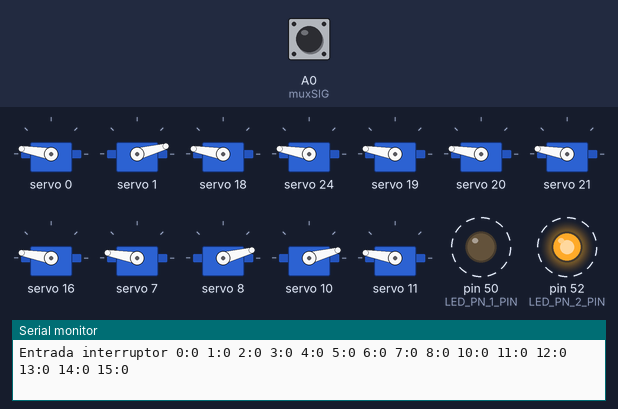
Bench run of a sketch on a simulated Arduino Mega 2560, built with avr-gcc and run on an emulated ATmega2560. Shown: 12 × servo, output pins drawn as LEDs (lit = HIGH), the last lines printed to the serial monitor. Dashed ring = blinking. The inputs (shaded band) are chosen by the test bench; at power-on: A0 (muxSIG) LOW. Pins used as bus, display or sensor lines are not drawn.

Above: at 11.2 s.
11.3 s: A0 (muxSIG) driven HIGH
At 11.98 s:
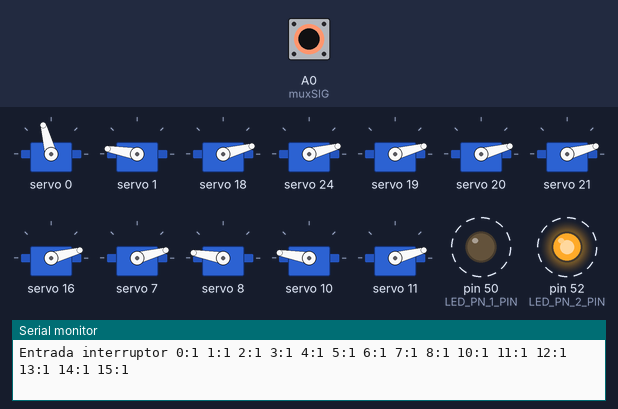
14.3 s: A0 (muxSIG) driven LOW
At 16.8 s:
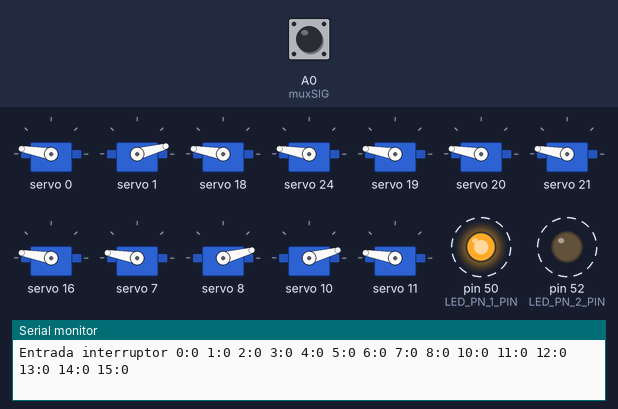
17.3 s: A0 (muxSIG) driven HIGH
At 18.05 s:
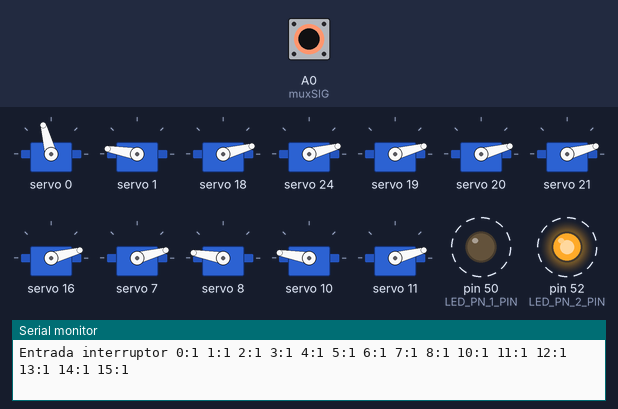
20.3 s: A0 (muxSIG) pulsed LOW 2 times (0.12 s each, 0.3 s apart)
At 20.7 s:
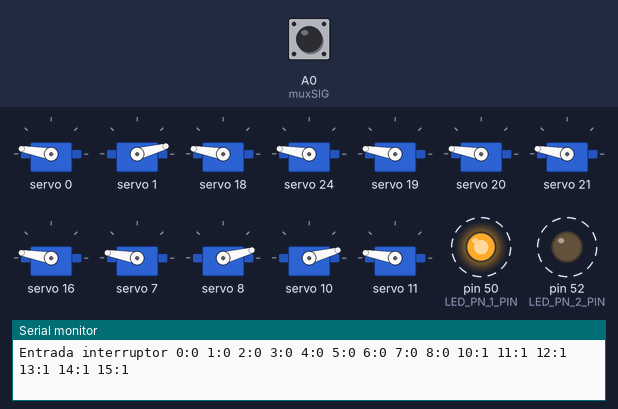
23.3 s: A0 (muxSIG) pulsed LOW 5 times (0.12 s each, 0.3 s apart)
At 23.75 s:
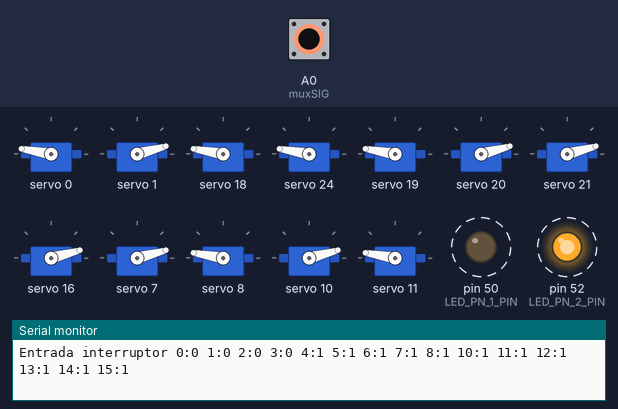
Timing chart, 0 to 27.3 s (numbered marks = the images above; inputs shaded):
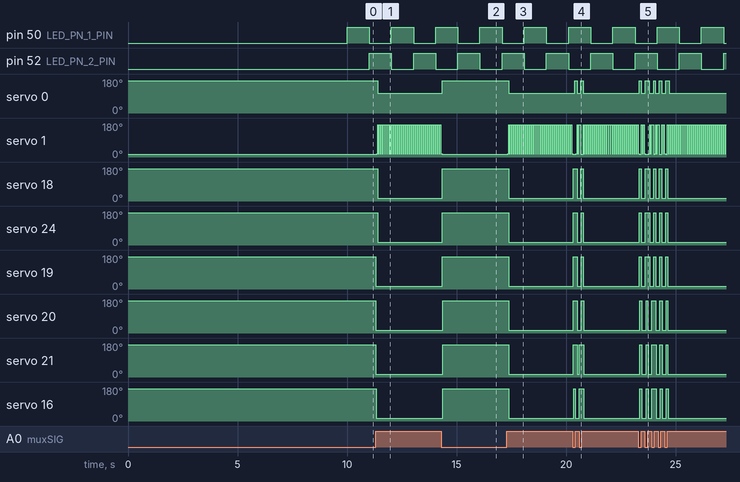

The sketch:

desvios_dos_tarjetas_mas_PN_1_5.ino
```cpp
// esto es un comentario para enseñar a mi padre como se usa git
//de version cuatro ala cinco se implementa multifuncion virtual para evitar comando delay en intermitentes Paso a nivel

#include <Wire.h>                           //inserta libreria del Bus I2C para manejar dos tarjetas de servos//
#include <Adafruit_PWMServoDriver.h>        //Inserta libreria tarjeta control servos//

Adafruit_PWMServoDriver servos0 = Adafruit_PWMServoDriver(0x40);//establece direccion en bus I2C de tarjeta servos0
Adafruit_PWMServoDriver servos1 = Adafruit_PWMServoDriver(0x41);//establece direccion en bus I2C de tarjeta servos1
unsigned int pos0 = 172;                    //Ancho de pulso en cuentas para pocicion 0°de los servos
unsigned int pos180 = 565;                  //Ancho de pulso en cuentas para la pocicion 180°de los servos
unsigned int pos110 = 400;                  //Ancho de pulso en cuentas para la pocicion 110°de los servos

#define LED_PN_1_PIN 50                      //cambio nombre pin 50 a LED_PN_1 para señales paso a nivel
#define LED_PN_2_PIN 52 //cambio nombre pin 52 a LED_PN_2 para señales paso a nivel
unsigned long previousTimeLEDPN1 = millis(); //unidades tiempo encendido LED PN 1 En milisegundos
long timeIntervalLEDPN1 = 1000;
int ledStatel = LOW;

                                      //implemento valores iniciales para tarjeta Mux Multiplexora de interruptores
int nivel = 0;
int muxValue = 0;
const int muxSIG = A0;//pin que devuelve el estado del interruptor
const int muxS0 = 23;//pines que dicen a que dierccion preguntar. es la direccion del interruptor en binario
const int muxS1 = 25;
const int muxS2 = 27;
const int muxS3 = 29;


void setup() {

                                       //Defino el puerto serie
  Serial.begin(9600);
  Serial.print(" desvios_dos_tarjetas_mas_PN_1.5       22_11_2023");
                                       //Ecribo en puerto serie nombre programa y version y fecha
  delay(10000);                        //Muestra el Texto duranta 10 segundos en el monitor
                                       // Para paso a nivel defino los pines 50 y 52 ya renombrados como salida
  pinMode(LED_PN_1_PIN, OUTPUT);       //Defino salidas led para intermitente paso a nivel
  pinMode(LED_PN_2_PIN, OUTPUT);
                                       //Termino definiciones paso a nivel


                                       //Empiezo asisgnacion de pines a tarjeta multiplexora interruptores
  pinMode(muxS0, OUTPUT);              //estos cuatro son los punteros de entrada en tarjeta Mux
  pinMode(muxS1, OUTPUT);              // los defino como salida expresa  que entrada vamos a leer en binario
  pinMode(muxS2, OUTPUT);
  pinMode(muxS3, OUTPUT);
  pinMode(muxSIG, INPUT);              //este informa cual es el valor del interruptor que señala el puntero lo defino como entrada

  servos0.begin();
  servos0.setPWMFreq(60);              //Frecuecia PWM de 60Hz o T=16,66ms para tarjeta servos 0

  servos1.begin();
  servos1.setPWMFreq(60);              //Frecuecia PWM de 60Hz o T=16,66ms para tarjeta servos 1
}
void setServo(uint8_t n_servo, int angulo)
{
  int duty;
  duty = map(angulo,0,180,pos0,pos180);//configuracion en grados de los servos
  servos0.setPWM(n_servo, 0, duty);
  servos1.setPWM(n_servo, 0, duty);
}
                                      //todo lo escrito anteriormente se ejecuta una sola vez en el arranque


void loop() {                         //Desde este punto se ejecuta en bucle constante

unsigned long currentTime = millis();  //Se define la unidad de tiempo para el paso a nivel
  if(currentTime - previousTimeLEDPN1 > timeIntervalLEDPN1) {
    previousTimeLEDPN1 = currentTime;
  if (ledStatel == HIGH){
    ledStatel = LOW;
  }
                                       //Si el tiempo Actual - el tiempo anterior es mayor que el tiempo definido en timeIntervalLEDPN1 y el led esta en estado alto

    else {ledStatel = HIGH;            //El led pasa a estado apagado en caso contrario esta encendido
    }
    digitalWrite(LED_PN_1_PIN, ledStatel);
                                       //Aqui se define que si el segundo led tiene estado contrario al primero
     if (ledStatel == HIGH){
    digitalWrite(LED_PN_2_PIN, LOW);
    }
     if (ledStatel == LOW){
    digitalWrite(LED_PN_2_PIN, HIGH);
    }
  }

                                       //Termina intermitente paso a nivel //


  //preparando monitor serie
  Serial.print("Entrada interruptor 0:");

  //Empieza movimientos servos

  digitalWrite(muxS0 , LOW);
  digitalWrite(muxS1 , LOW);
  digitalWrite(muxS2 , LOW);
  digitalWrite(muxS3 , LOW);           //puntero Vete a entrada Multiplexora 0  //

  nivel = digitalRead(muxSIG);         //leer valor en entrada A0 que es la salida SIG del multiplexor //

Serial.print(nivel);

  if (nivel == HIGH) {
  servos0.setPWM(0, 0 ,pos110);        //si la variable nivel esta en valor HIGH el servo va a la posicion 180 grados//
  }
  else {
  servos0.setPWM(0, 0 ,pos180);        //si la variable nivel esta en valor, no HIGH,bajo, el servo va a la posicion 0 grados//
  }
  delay(5);

  //Para consultar funcion servos0.setPWM ver https://learn.adafruit.com/16-channel-pwm-servo-driver?view=all
  // Hasta este punto se repite otras 15 vezez cambiando el numero de entrada y de salida a servo//
  digitalWrite(muxS0 , HIGH);
  digitalWrite(muxS1 , LOW);
  digitalWrite(muxS2 , LOW);
  digitalWrite(muxS3 , LOW);           //puntero Vete a entrada Multiplexora 1  //


  nivel = digitalRead(muxSIG);         //leer valor en entrada A0 que es la salida SIG del multiplexor //
Serial.print(" 1:");
Serial.print(nivel);

  if (nivel == HIGH) {
    servos0.setPWM(1, 0 ,pos180);      //si la variable nivel esta en valor HIGH el servo va a la posicion 180 grados//
  }
  else {
    servos0.setPWM(1, 0 ,pos0);        //si la variable nivel esta en valor, no HIGH,bajo, el servo va a la posicion 0 grados//
  }
  delay(5);
  digitalWrite(muxS0 , LOW);
  digitalWrite(muxS1 , HIGH);
  digitalWrite(muxS2 , LOW);
  digitalWrite(muxS3 , LOW);           //puntero Vete a entrada Multiplexora 2  //

  nivel = digitalRead(muxSIG);         //leer valor en entrada A0 que es la salida SIG del multiplexor //
Serial.print(" 2:");
Serial.print(nivel);
  if (nivel == HIGH) {
    servos1.setPWM(2 ,0 ,pos0);        //si la variable nivel esta en valor HIGH el servo 2A va a la posicion 0 grados//
    servos1.setPWM(8 ,0 ,pos0);        //si la variable nivel esta en valor HIGH el servo 2B va a la posicion 0 grados//
  }
  else {
    servos1.setPWM(2 ,0 ,pos180);      //si la variable nivel esta en valor, no HIGH,bajo, el servo 2A va a la posicion 180 grados//
    servos1.setPWM(8 ,0 ,pos180);      //si la variable nivel esta en valor, no HIGH,bajo, el servo 2B va a la posicion 180 grados//
  }
  delay(5);
  digitalWrite(muxS0 , HIGH);
  digitalWrite(muxS1 , HIGH);
  digitalWrite(muxS2 , LOW);
  digitalWrite(muxS3 , LOW);           //puntero Vete a entrada Multiplexora 3  //

  nivel = digitalRead(muxSIG);         //leer valor en entrada A0 que es la salida SIG del multiplexor //
Serial.print(" 3:");
Serial.print(nivel);
  if (nivel == HIGH) {
    servos1.setPWM(3 ,0 ,pos0);        //si la variable nivel esta en valor HIGH el servo 3A va a la posicion 0 grados//
  }
  else {
    servos1.setPWM(3 ,0 ,pos180);      //si la variable nivel esta en valor, no HIGH,bajo, el servo 3A va a la posicion 180 grados//
  }
  delay(5);
  digitalWrite(muxS0 , LOW);
  digitalWrite(muxS1 , LOW);
  digitalWrite(muxS2 , HIGH);
  digitalWrite(muxS3 , LOW);           //puntero Vete a entrada Multiplexora 4  //

  nivel = digitalRead(muxSIG);         //leer valor en entrada A0 que es la salida SIG del multiplexor //
Serial.print(" 4:");
Serial.print(nivel);
 if (nivel == HIGH) {
    servos1.setPWM(4 ,0 ,pos0);        //si la variable nivel esta en valor HIGH el servo 4A va a la posicion 0 grados//
  }
  else {
    servos1.setPWM(4 , 0 ,pos180);     //si la variable nivel esta en valor, no HIGH,bajo, el servo 4a va a la posicion 180 grados//
  }
  delay(5);
  digitalWrite(muxS0 , HIGH);
  digitalWrite(muxS1 , LOW);
  digitalWrite(muxS2 , HIGH);
  digitalWrite(muxS3 , LOW);           //puntero Vete a entrada Multiplexora 5  //

  nivel = digitalRead(muxSIG);         //leer valor en entrada A0 que es la salida SIG del multiplexor //
Serial.print(" 5:");
Serial.print(nivel);
 if (nivel == HIGH) {
    servos1.setPWM(5, 0 ,pos0);        //si la variable nivel esta en valor HIGH el servo 5A va a la posicion 0 grados//
  }
  else {
    servos1.setPWM(5, 0 ,pos180);      //si la variable nivel esta en valor, no HIGH,bajo, el servo 5A va a la posicion 180 grados//
  }
  delay(5);
  digitalWrite(muxS0 , LOW);
  digitalWrite(muxS1 , HIGH);
  digitalWrite(muxS2 , HIGH);
  digitalWrite(muxS3 , LOW);           //puntero Vete a entrada Multiplexora 6  //

  nivel = digitalRead(muxSIG);         //leer valor en entrada A0 que es la salida SIG del multiplexor //
Serial.print(" 6:");
Serial.print(nivel);
  if (nivel == HIGH) {
    servos1.setPWM(0  ,0 ,pos0);       //si la variable nivel esta en valor HIGH el servo 6A va a la posicion 0 grados//
  }
  else {
    servos1.setPWM(0 , 0 ,pos180);     //si la variable nivel esta en valor, no HIGH,bajo, el servo 6A va a la posicion 180 grados//
  }
  delay(5);


  digitalWrite(muxS0 , HIGH);
  digitalWrite(muxS1 , HIGH);
  digitalWrite(muxS2 , HIGH);
  digitalWrite(muxS3 , LOW);           //puntero Vete a entrada Multiplexora 7  //

  nivel = digitalRead(muxSIG);         //leer valor en entrada A0 que es la salida SIG del multiplexor //
Serial.print(" 7:");
Serial.print(nivel);
 if (nivel == HIGH) {
    servos0.setPWM(7  ,0 ,pos0);       //si la variable nivel esta en valor HIGH el servo 7A va a la posicion 0 grados//
  }
  else {
    servos0.setPWM(7 , 0 ,pos180);     //si la variable nivel esta en valor, no HIGH,bajo, el servo 7A va a la posicion 180 grados//
  }
  delay(5);


  digitalWrite(muxS0 , LOW);
  digitalWrite(muxS1 , LOW);
  digitalWrite(muxS2 , LOW);
  digitalWrite(muxS3 , HIGH);          //puntero Vete a entrada Multiplexora 8  //

  nivel = digitalRead(muxSIG);         //leer valor en entrada A0 que es la salida SIG del multiplexor //

Serial.print(" 8:");
Serial.print(nivel);
 if (nivel == HIGH) {
    servos0.setPWM(8 ,0 ,pos180);      //si la variable nivel esta en valor HIGH el servo 8A va a la posicion 180 grados//
  }
  else {
    servos0.setPWM(8 , 0 ,pos0);       //si la variable nivel esta en valor, no HIGH,bajo, el servo 8A va a la posicion 0 grados//
  }
  delay(5);
  digitalWrite(muxS0 , HIGH);
  digitalWrite(muxS1 , LOW);
  digitalWrite(muxS2 , LOW);
  digitalWrite(muxS3 , HIGH);          //puntero Vete a entrada Multiplexora 9  //

  nivel = digitalRead(muxSIG);         //leer valor en entrada A0 que es la salida SIG del multiplexor //

 if (nivel == HIGH) {
    servos0.setPWM(1 ,0 ,180);         //si la variable nivel esta en valor HIGH el servo va a la posicion 180 grados//
  }
  else {
    servos0.setPWM(1 , 0 ,0);          //si la variable nivel esta en valor, no HIGH,bajo, el servo va a la posicion 0 grados//
  }
  delay(5);
  digitalWrite(muxS0 , LOW);
  digitalWrite(muxS1 , HIGH);
  digitalWrite(muxS2 , LOW);
  digitalWrite(muxS3 , HIGH);          //puntero Vete a entrada Multiplexora 10  //

  nivel = digitalRead(muxSIG);         //leer valor en entrada A0 que es la salida SIG del multiplexor //

Serial.print(" 10:");
Serial.print(nivel);
  if (nivel == HIGH) {
    servos0.setPWM(10 ,0 ,pos180);     //si la variable nivel esta en valor HIGH el servo 10A va a la posicion 180 grados//
  }
  else {
    servos0.setPWM(10 , 0 ,pos0);      //si la variable nivel esta en valor, no HIGH,bajo, el servo 10A va a la posicion 0 grados//
  }
  delay(5);
  digitalWrite(muxS0 , HIGH);
  digitalWrite(muxS1 , HIGH);
  digitalWrite(muxS2 , LOW);
  digitalWrite(muxS3 , HIGH);          //puntero Vete a entrada Multiplexora 11  //

  nivel = digitalRead(muxSIG);         //leer valor en entrada A0 que es la salida SIG del multiplexor //

Serial.print(" 11:");
Serial.print(nivel);
 if (nivel == HIGH) {
    servos0.setPWM(11 ,0 ,pos0);       //si la variable nivel esta en valor HIGH el servo 11A va a la posicion 0 grados//
  }
  else {
    servos0.setPWM(11 , 0 ,pos180);    //si la variable nivel esta en valor, no HIGH,bajo, el servo 11A va a la posicion 180 grados//
  }
  delay(5);
  digitalWrite(muxS0 , LOW);
  digitalWrite(muxS1 , LOW);
  digitalWrite(muxS2 , HIGH);
  digitalWrite(muxS3 , HIGH);          //puntero Vete a entrada Multiplexora 12  //

  nivel = digitalRead(muxSIG);         //leer valor en entrada A0 que es la salida SIG del multiplexor //

Serial.print(" 12:");
Serial.print(nivel);
 if (nivel == HIGH) {
    servos0.setPWM(2 ,0 ,pos0);        //si la variable nivel esta en valor HIGH el servo 12B va a la posicion 180 grados//
    servos0.setPWM(12 ,0 ,pos180);     //si la variable nivel esta en valor HIGH el servo 12A va a la posicion 180 grados//
  }
  else {
    servos0.setPWM(2 ,0 ,pos180);      //si la variable nivel esta en valor, no HIGH,bajo, el servo 12B va a la posicion 0 grados//
    servos0.setPWM(12 ,0 ,pos0);       //si la variable nivel esta en valor, no HIGH,bajo, el servo 12A va a la posicion 0 grados//
  }
  delay(5);
  digitalWrite(muxS0 , HIGH);
  digitalWrite(muxS1 , LOW);
  digitalWrite(muxS2 , HIGH);
  digitalWrite(muxS3 , HIGH);          //puntero Vete a entrada Multiplexora 13  //

  nivel = digitalRead(muxSIG);         //leer valor en entrada A0 que es la salida SIG del multiplexor //

Serial.print(" 13:");
Serial.print(nivel);
  if (nivel == HIGH) {
    servos0.setPWM(3 ,0 ,pos0);        //si la variable nivel esta en valor HIGH el servo 13B va a la posicion 180 grados//
    servos0.setPWM(13 ,0 ,pos180);   //si la variable nivel esta en valor HIGH el servo 13A va a la posicion 180 grados//
  }
  else {

    servos0.setPWM(3 , 0 ,pos180);   //si la variable nivel esta en valor, no HIGH,bajo, el servo 13B va a la posicion 0 grados//
    servos0.setPWM(13 , 0 ,pos0);    //si la variable nivel esta en valor, no HIGH,bajo, el servo 13A va a la posicion 0 grados//
  }
  delay(5);
  digitalWrite(muxS0 , LOW);
  digitalWrite(muxS1 , HIGH);
  digitalWrite(muxS2 , HIGH);
  digitalWrite(muxS3 , HIGH);        //puntero Vete a entrada Multiplexora 14  //

  nivel = digitalRead(muxSIG);       //leer valor en entrada A0 que es la salida SIG del multiplexor //

Serial.print(" 14:");
Serial.print(nivel);

  if (nivel == HIGH) {
    servos0.setPWM(4 ,0 ,pos0);      //si la variable nivel esta en valor HIGH el servo 14B va a la posicion 180 grados//
    servos0.setPWM(14 ,0 ,pos180);   //si la variable nivel esta en valor HIGH el servo 14A va a la posicion 180 grados//
  }
  else {
    servos0.setPWM(4 ,0 ,pos180);     //si la variable nivel esta en valor HIGH el servo 14B va a la posicion 180 grados//
    servos0.setPWM(14 , 0 ,pos0);     //si la variable nivel esta en valor, no HIGH,bajo, el servo 14A va a la posicion 0 grados//
  }
  delay(5);
  digitalWrite(muxS0 , HIGH);
  digitalWrite(muxS1 , HIGH);
  digitalWrite(muxS2 , HIGH);
  digitalWrite(muxS3 , HIGH);        //puntero Vete a entrada Multiplexora 15  //

  nivel = digitalRead(muxSIG);       //leer valor en entrada A0 que es la salida SIG del multiplexor //

Serial.print(" 15:");
Serial.println(nivel);
  if (nivel == HIGH) {
    servos0.setPWM(15 ,0 ,pos180);   //si la variable nivel esta en valor HIGH el servo 15A va a la posicion 180 grados//
  }
  else {
    servos0.setPWM(15 , 0 ,pos0);    //si la variable nivel esta en valor, no HIGH,bajo, el servo 15A va a la posicion 0 grados//

  }
  }
```

Measured:
- after the input at 11.3 s, servo 0: 170° → 105° after 0.09 s; servo 1: alternates 170° for 0.05 s and 18° for 0.04 s, starting after 0.05 s; servo 18, servo 24: 170° → 15° after 0.09 s; servo 19–21, servo 16, servo 7: 170° → 15° at once; servo 8, servo 10: 15° → 170° after 0.05 s
- after the input at 14.3 s, servo 0: 105° → 170° at once; servo 18, servo 24, servo 19: 15° → 170° at once; servo 20, servo 21, servo 16, servo 7: 15° → 170° after 0.06 s; servo 8, servo 10: 170° → 15° after 0.09 s; servo 11: 15° → 170° after 0.09 s
- after the input at 17.3 s, servo 0: 170° → 105° after 0.07 s; servo 1: alternates 170° for 0.05 s and 18° for 0.04 s, starting at once; servo 18, servo 24, servo 19: 170° → 15° after 0.07 s; servo 20, servo 21, servo 16: 170° → 15° after 0.09 s; servo 7, servo 11: 170° → 15° at once
- after the input at 20.3 s, servo 0: alternates 170° for 0.10 s and 105° for 0.18 s, 4 changes in all, then stays 105°, starting after 0.09 s; servo 18: 15° → 170° at once, → 15° 0.17 s later, → 170° 0.18 s later, → 15° 0.10 s later
- after the input at 23.3 s, servo 0: 105° → 170° after 0.05 s, → 105° 0.09 s later, → 170° 0.18 s later, → 105° 0.17 s later, … (10 changes in this stretch); servo 18: goes 170° 0.09 s, 15° 0.18 s, 170° 0.18 s, 3 × (15° 0.18 s, 170° 0.10 s), then 15°, starting after 0.05 s
- by itself, pin 50 (LED_PN_1_PIN), pin 52 (LED_PN_2_PIN): alternates HIGH for 1.0 s and LOW for 1.0 s
